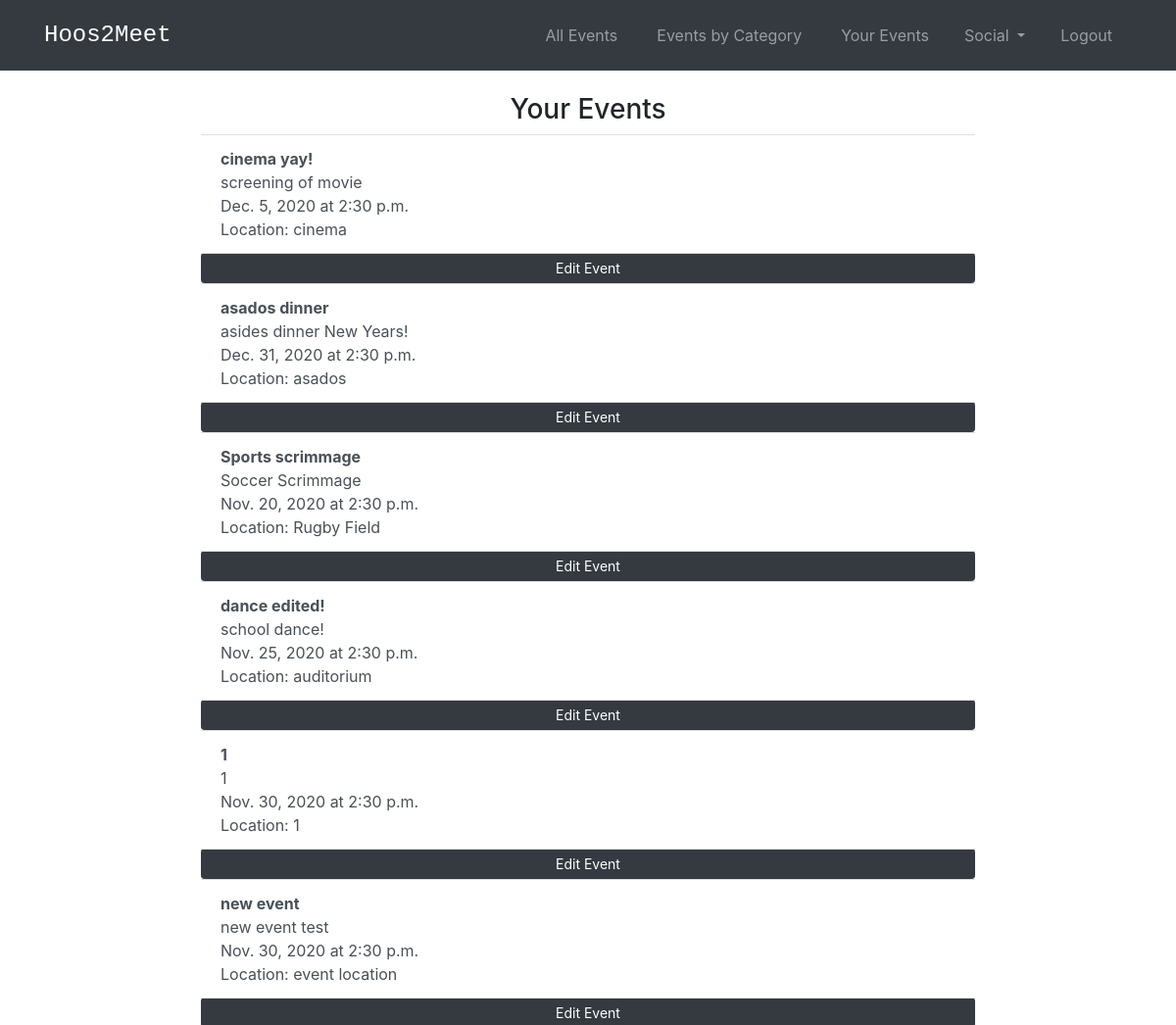
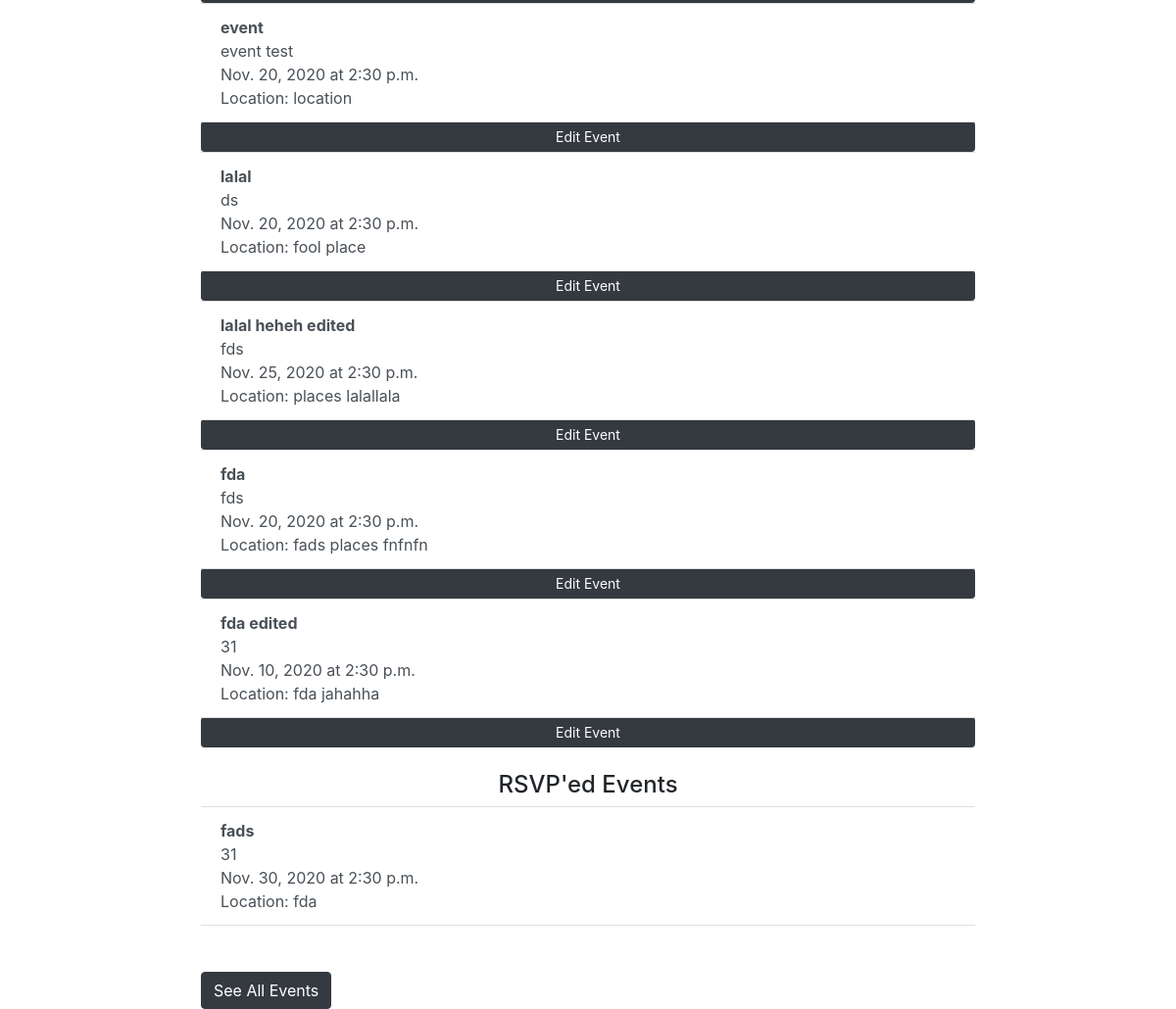
Screenshot of /events/your-events/ (signed in) with the database file from the repository (2 pictures, top to bottom).
### events/models.py (models this page shows, shortened)
class Event(models.Model):
    title_text = models.CharField("Event Name", max_length=255)
    location_text = models.CharField("Location", max_length=100)
    date = models.DateField(default=datetime.date.today)
    time = models.TimeField(default = '14:30',help_text="Enter in 24 hour format (eg - 2:45 or 16:45)")
    category_text = models.CharField("Category", max_length=255,default = 'Uncategorized')
    description_text = models.CharField("Description", max_length=200)
    organizer = models.ForeignKey(User, default = 1, on_delete=models.CASCADE,related_name='organizer')
    location=PlacesField()
    rsvps = models.ManyToManyField(User, related_name='rsvps') #blank=True )
    """"
    def get_absolute_url(self):
        return reverse('events:detail', kwargs={'pk': self.pk})
    """

### events/views.py (the view)
# urls.py: path('your-events/', views.YourEvents, name='your_events'),
def YourEvents(request):
    your_event_list = Event.objects.filter(organizer = request.user)
    rsvp_event_list = Event.objects.filter(rsvps=request.user )
    return render(request, 'events/your_events.html', {'your_event_list':your_event_list , 'rsvp_event_list':rsvp_event_list})

### events/templates/events/your_events.html (shortened to what this page needs)
<!DOCTYPE html>
<head>
  {% extends 'base.html' %}
  {% load static %}
  {% load socialaccount %}
{% block content %}
{% if user.is_authenticated %}
<h3 class='text-center'>Your Events</h3>
{% if your_event_list %}
<ul class="list-group list-group-flush">
    {% for event in your_event_list %}
        <a href="{% url 'events:detail' event.id %}" class = 'list-group-item list-group-item-action'><b>{{event.title_text}}</b><br> {{event.description_text}}<br>{{event.date}} at {{event.time}}<br>Location: {{event.location_text}}</a></li>
        <a class = 'btn btn-dark btn-sm'href = "{% url 'events:update_event' event.id %}"> Edit Event</a>
    {% endfor %}
    <br>
    <h4 class='text-center'>RSVP'ed Events</h4>
    {% for event in rsvp_event_list %}
        <a href="{% url 'events:detail' event.id %}" class = 'list-group-item list-group-item-action'><b>{{event.title_text}}</b><br> {{event.description_text}}<br>{{event.date}} at {{event.time}}<br>Location: {{event.location_text}}</a></li>
    {% endfor %}
  </ul>
{% else %}
    <p>No events have been posted by you.</p>
{% endif %}
<br><br>
<a class="btn btn-dark" href="{% url 'events:event_list' %}">See All Events</a></li>
{% endif %}
{% endblock %}

### templates/base.html (style rules this page uses)
body { padding-top: 70px; }

### rows the page displays
Event: title_text "cinema yay!", description_text "screening of movie", date "Dec. 5, 2020", time "2:30 p.m.", location_text "cinema"
Event: title_text "asados dinner", description_text "asides dinner New Years!", date "Dec. 31, 2020", time "2:30 p.m.", location_text "asados"
Event: title_text "Sports scrimmage", description_text "Soccer Scrimmage", date "Nov. 20, 2020", time "2:30 p.m.", location_text "Rugby Field"
Event: title_text "dance edited!", description_text "school dance!", date "Nov. 25, 2020", time "2:30 p.m.", location_text "auditorium"
Event: title_text "1", description_text "1", date "Nov. 30, 2020", time "2:30 p.m.", location_text "1"
Event: title_text "new event", description_text "new event test", date "Nov. 30, 2020", time "2:30 p.m.", location_text "event location"
Event: title_text "event", description_text "event test", date "Nov. 20, 2020", time "2:30 p.m.", location_text "location"
Event: title_text "lalal", description_text "ds", date "Nov. 20, 2020", time "2:30 p.m.", location_text "fool place"
Event: title_text "lalal heheh edited", description_text "fds", date "Nov. 25, 2020", time "2:30 p.m.", location_text "places lalallala"
Event: title_text "fda", description_text "fds", date "Nov. 20, 2020", time "2:30 p.m.", location_text "fads places fnfnfn"
Event: title_text "fda edited", description_text "31", date "Nov. 10, 2020", time "2:30 p.m.", location_text "fda jahahha"
Event: title_text "fads", description_text "31", date "Nov. 30, 2020", time "2:30 p.m.", location_text "fda"
